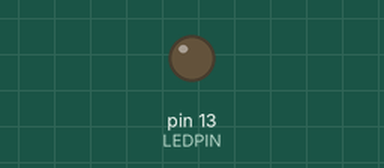
Simulated run of this sketch. Board: Arduino Uno, built with avr-gcc and run on an emulated ATmega328P. Parts: output pins drawn as LEDs (lit = HIGH). Dashed ring = blinking. What the sketch prints to the serial monitor is not drawn.

Above: at 0.1 s.
At 129.74 s:
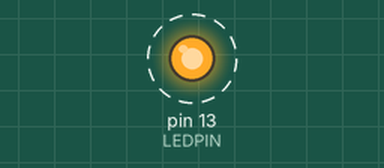
Timing chart, 0 to 130.0 s (numbered marks = the images above):
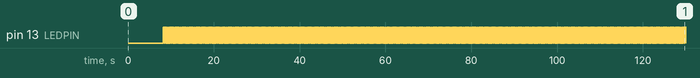

The sketch:

WDT_Frequenz.ino
```cpp
#include <avr/wdt.h>

#define LEDPIN  13

int  flag_8s = 0;
long count = 0, counter = 0, time0;

void setup() {
  pinMode(LEDPIN, OUTPUT);
  Serial.begin(57600);
  Serial.println("Berechnung WDT drift...");
  Serial.println("Ein externer Quarz an XTAL ist hierfür notwendig.");
  MCUSR = 0;
  WDTCSR = 1<<WDCE | 1<<WDE;
  WDTCSR = 1<<WDIE | 1<<WDP3 | 1<<WDP0;
  wdt_reset();
  time0 = (long)millis();
}

void loop() {

  if (flag_8s) {
    digitalWrite(LEDPIN, !digitalRead(LEDPIN));
    WDTCSR = 1<<WDIE;
    flag_8s = 0;
    //Serial.print("count:   "); Serial.println(count); Serial.print("counter: "); Serial.println(counter);
    if (count) {
      float ratio = (float)(counter - time0) / (float)(count * 8000UL);
      float percnt = (1.0 - ratio) * 100.0;
      Serial.print("Count:  "); Serial.print(count); Serial.print("  ");
      Serial.print("Abweichung [%]:  "); Serial.print(percnt, 4); Serial.print("  ");
      Serial.print("Korrekturfaktor: "); Serial.println(1.0 / ratio, 4);
    }
  }
}

ISR(WDT_vect) {
  counter = millis();
  count++;
  flag_8s = 1;
}
```

Measured:
- by itself, everything shown: repeats every 2.7 s, in 8 steps
